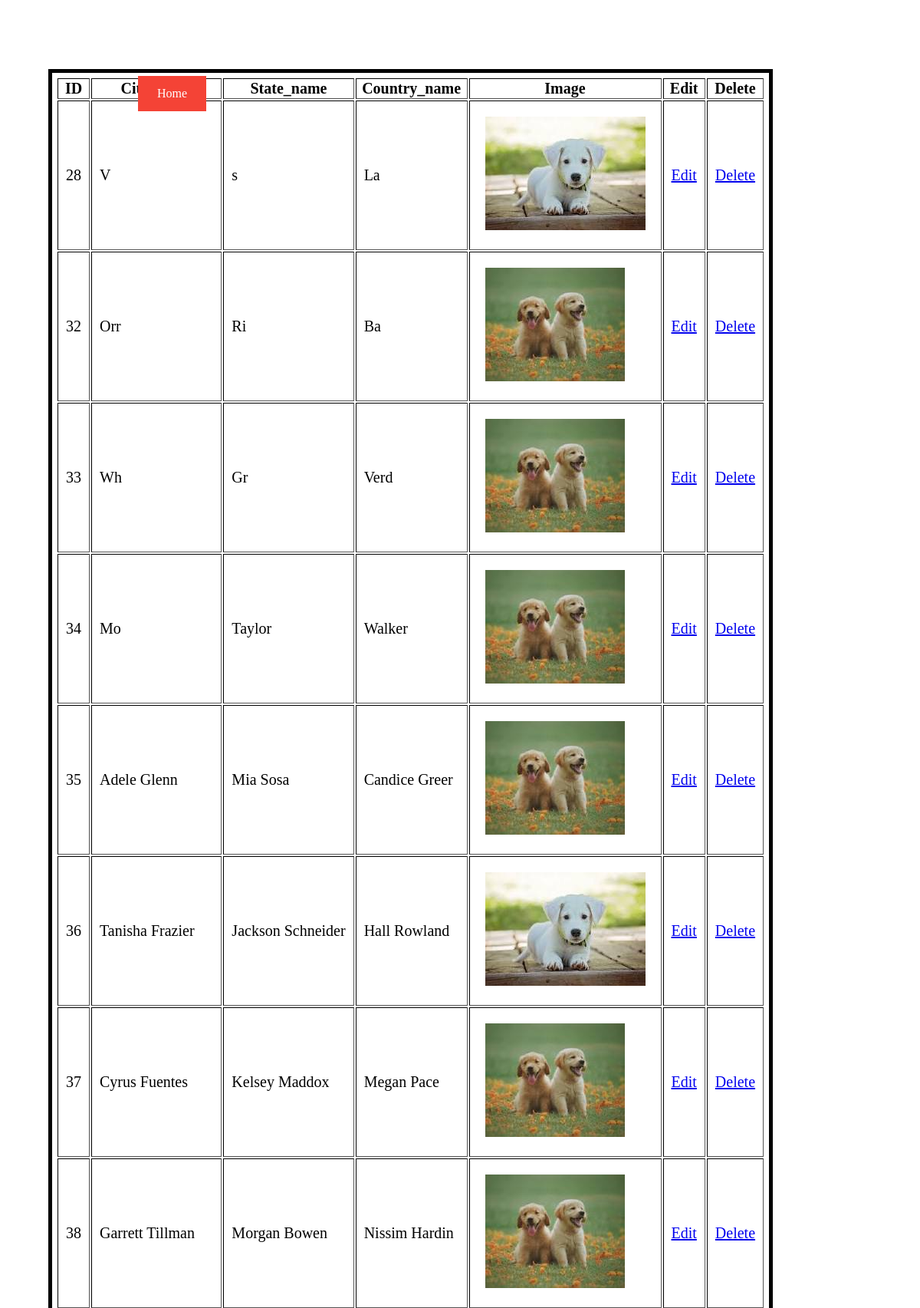
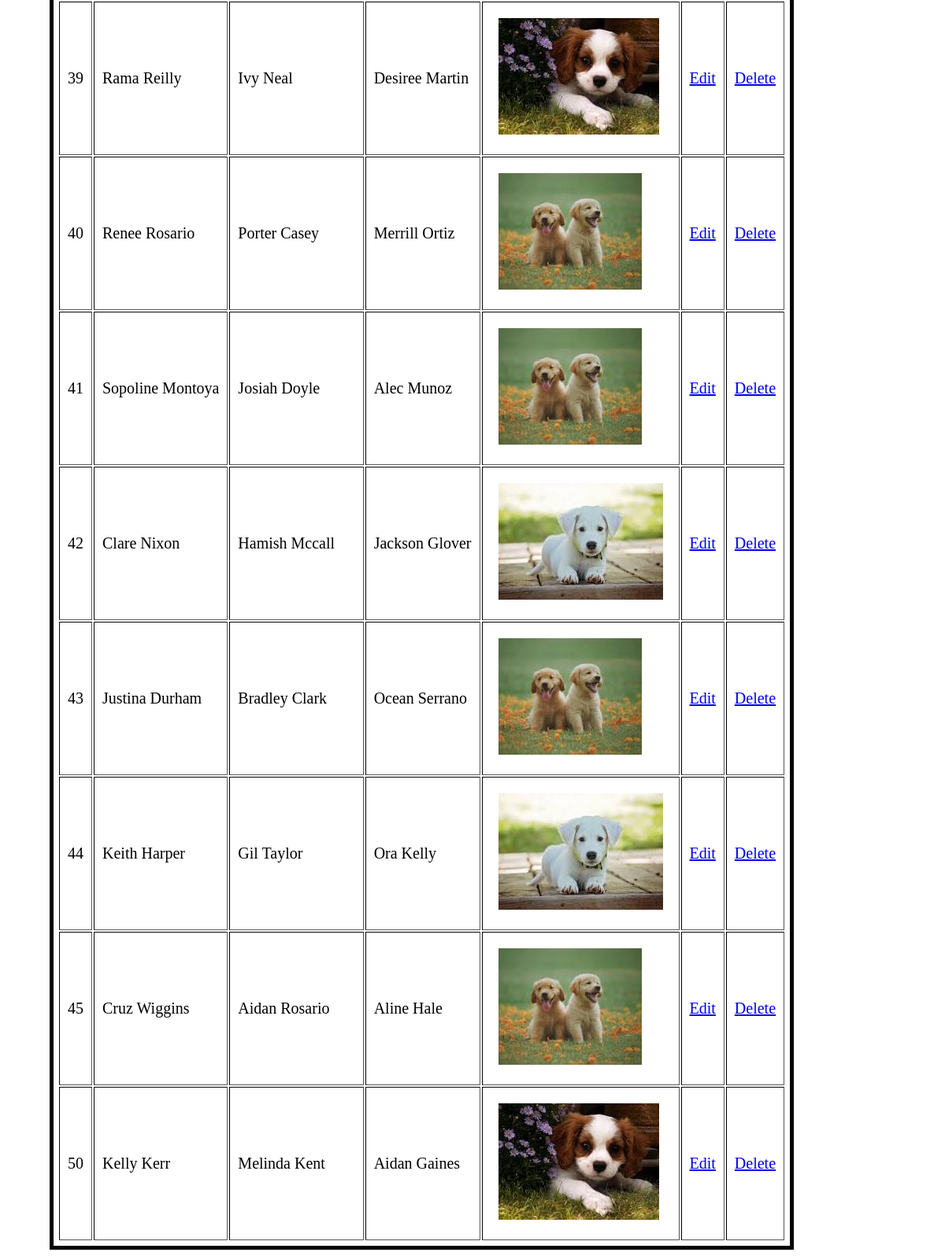
Screenshot of /member/retrieve/ with the database file from the repository (2 pictures, top to bottom).
### myapps/models.py (models this page shows, shortened)
class Details(models.Model):
    city_name=models.CharField(max_length=200, default="")
    state_name=models.CharField(max_length=200,default="")
    country_name=models.CharField(max_length=200,default="")
    image= models.ImageField(upload_to='static/images', default="")

### myapps/views.py (the view)
# urls.py: path('retrieve/',views.retrieve,name='retrieve'),
def retrieve(request):
    details=Details.objects.all()
    return render(request,'retrieve.html' ,{'details':details})

### templates/retrieve.html (shortened to what this page needs)
<!DOCTYPE html>
<html lang="en">
{% load static %}
<head>
</head>
<body>
    <p  style="margin-left:550px;"><a href="/" class="home">Home</a></p>
    <div class="container">
        <table border="2px solid #000">
            <thead>
                <tr>
                    <th>ID</th>
                    <th>City_name</th>
                    <th>State_name</th>
                    <th>Country_name</th>
                    <th>Image</th>
                    <th>Edit</th>
                    <th>Delete</th>
                </tr>
            </thead>
            <tbody>
                {%for i in details %}
                <tr>
                    <td style="padding: 10px;">{{i.id}}</td>
                    <td style="padding: 10px;">{{i.city_name}}</td>
                    <td style="padding: 10px;">{{i.state_name}}</td>
                    <td style="padding: 10px;">{{i.country_name}}</td>
                    {% if i.image %}
                          <td style="padding: 20px;">
                            <img src="{{i.image.url}}" alt="" class="prod-size">
                           </td>
                    {% else %}
                    <td>
                        <img src="{% static "/images/img.jpg" %}" alt="" class="prod-size">
                    </td>
                    {% endif %}
                    <td style="padding: 10px;"><a href="{% url 'edit' i.id %}">Edit</a></td>
                    <td style="padding: 10px;"><a href="{% url 'delete' i.id %}">Delete</a></td>
                 </tr>
                 {% endfor %}
            </tbody>
        </table>
    </div>
</body>
</html>

### templates/retrieve.html (style rules this page uses)
table { margin-left: 55px; margin-top: 90px; column-width: 20px; font-size: 20px; border: 5px solid black; padding: 5px; }
thead { padding: 10px; }
tbody { padding: 10px; }
.home { background-color: #f44336; color: white; padding: 14px 25px; text-align: center; text-decoration: none; display: inline-block; position:absolute; left:15%; top:3%; }

### rows the page displays
Details: id "28", city_name "V", state_name "s", country_name "La", image (picture)
Details: id "32", city_name "Orr", state_name "Ri", country_name "Ba", image (picture)
Details: id "33", city_name "Wh", state_name "Gr", country_name "Verd", image (picture)
Details: id "34", city_name "Mo", state_name "Taylor", country_name "Walker", image (picture)
Details: id "35", city_name "Adele Glenn", state_name "Mia Sosa", country_name "Candice Greer", image (picture)
Details: id "36", city_name "Tanisha Frazier", state_name "Jackson Schneider", country_name "Hall Rowland", image (picture)
Details: id "37", city_name "Cyrus Fuentes", state_name "Kelsey Maddox", country_name "Megan Pace", image (picture)
Details: id "38", city_name "Garrett Tillman", state_name "Morgan Bowen", country_name "Nissim Hardin", image (picture)
Details: id "39", city_name "Rama Reilly", state_name "Ivy Neal", country_name "Desiree Martin", image (picture)
Details: id "40", city_name "Renee Rosario", state_name "Porter Casey", country_name "Merrill Ortiz", image (picture)
Details: id "41", city_name "Sopoline Montoya", state_name "Josiah Doyle", country_name "Alec Munoz", image (picture)
Details: id "42", city_name "Clare Nixon", state_name "Hamish Mccall", country_name "Jackson Glover", image (picture)
Details: id "43", city_name "Justina Durham", state_name "Bradley Clark", country_name "Ocean Serrano", image (picture)
Details: id "44", city_name "Keith Harper", state_name "Gil Taylor", country_name "Ora Kelly", image (picture)
Details: id "45", city_name "Cruz Wiggins", state_name "Aidan Rosario", country_name "Aline Hale", image (picture)
Details: id "50", city_name "Kelly Kerr", state_name "Melinda Kent", country_name "Aidan Gaines", image (picture)
